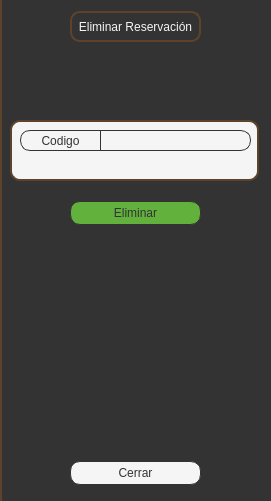
    <widget class="QWidget" name="Reservaciones_4" native="true">
     <property name="minimumSize">
      <size>
       <width>271</width>
       <height>501</height>
      </size>
     </property>
     <property name="maximumSize">
      <size>
       <width>271</width>
       <height>501</height>
      </size>
     </property>
     <property name="styleSheet">
      <string notr="true">background-color: #333333;
border-left: 2px solid #5d432c;
</string>
     </property>
     <widget class="QWidget" name="layoutWidget_18">
      <property name="geometry">
       <rect>
        <x>0</x>
        <y>460</y>
        <width>271</width>
        <height>26</height>
       </rect>
      </property>
      <layout class="QHBoxLayout" name="horizontalLayout_28">
       <item>
        <spacer name="horizontalSpacer_72">
         <property name="maximumSize">
          <size>
           <width>131</width>
           <height>24</height>
          </size>
         </property>
         <property name="orientation">
          <enum>Qt::Horizontal</enum>
         </property>
         <property name="sizeHint" stdset="0">
          <size>
           <width>40</width>
           <height>20</height>
          </size>
         </property>
        </spacer>
       </item>
       <item>
        <widget class="QPushButton" name="b_cerrar_resv_4">
         <property name="minimumSize">
          <size>
           <width>131</width>
           <height>24</height>
          </size>
         </property>
         <property name="maximumSize">
          <size>
           <width>131</width>
           <height>24</height>
          </size>
         </property>
         <property name="font">
          <font>
           <family>Segoe UI</family>
          </font>
         </property>
         <property name="styleSheet">
          <string notr="true">QPushButton {background-color: #f5f5f5;
        border: 1px solid #333333;
        border-radius: 10px;
		color: #333333
    }
    QPushButton:hover {background-color: #eaeaea;
    }
    QPushButton:pressed {background-color: #eaeaea;
    }</string>
         </property>
         <property name="text">
          <string>Cerrar</string>
         </property>
        </widget>
       </item>
       <item>
        <spacer name="horizontalSpacer_73">
         <property name="maximumSize">
          <size>
           <width>131</width>
           <height>24</height>
          </size>
         </property>
         <property name="orientation">
          <enum>Qt::Horizontal</enum>
         </property>
         <property name="sizeHint" stdset="0">
          <size>
           <width>40</width>
           <height>20</height>
          </size>
         </property>
        </spacer>
       </item>
      </layout>
     </widget>
     <widget class="QWidget" name="layoutWidget_19">
      <property name="geometry">
       <rect>
        <x>0</x>
        <y>10</y>
        <width>271</width>
        <height>33</height>
       </rect>
      </property>
      <layout class="QHBoxLayout" name="horizontalLayout_29">
       <item>
        <spacer name="horizontalSpacer_74">
         <property name="orientation">
          <enum>Qt::Horizontal</enum>
         </property>
         <property name="sizeHint" stdset="0">
          <size>
           <width>40</width>
           <height>20</height>
          </size>
         </property>
        </spacer>
       </item>
       <item>
        <widget class="QLabel" name="label_31">
         <property name="minimumSize">
          <size>
           <width>131</width>
           <height>31</height>
          </size>
         </property>
         <property name="maximumSize">
          <size>
           <width>131</width>
           <height>31</height>
          </size>
         </property>
         <property name="font">
          <font>
           <family>Segoe UI</family>
          </font>
         </property>
         <property name="styleSheet">
          <string notr="true">background-color: #333333;
border: 2px solid #5d432c;
border-radius: 10px;
color: #f5f5f5</string>
         </property>
         <property name="text">
          <string>Eliminar Reservación</string>
         </property>
         <property name="alignment">
          <set>Qt::AlignCenter</set>
         </property>
        </widget>
       </item>
       <item>
        <spacer name="horizontalSpacer_75">
         <property name="orientation">
          <enum>Qt::Horizontal</enum>
         </property>
         <property name="sizeHint" stdset="0">
          <size>
           <width>40</width>
           <height>20</height>
          </size>
         </property>
        </spacer>
       </item>
      </layout>
     </widget>
     <widget class="QWidget" name="layoutWidget_21">
      <property name="geometry">
       <rect>
        <x>0</x>
        <y>200</y>
        <width>271</width>
        <height>26</height>
       </rect>
      </property>
      <layout class="QHBoxLayout" name="horizontalLayout_31">
       <item>
        <spacer name="horizontalSpacer_78">
         <property name="maximumSize">
          <size>
           <width>131</width>
           <height>24</height>
          </size>
         </property>
         <property name="orientation">
          <enum>Qt::Horizontal</enum>
         </property>
         <property name="sizeHint" stdset="0">
          <size>
           <width>40</width>
           <height>20</height>
          </size>
         </property>
        </spacer>
       </item>
       <item>
        <widget class="QPushButton" name="b_eliminar_resv_4">
         <property name="minimumSize">
          <size>
           <width>131</width>
           <height>24</height>
          </size>
         </property>
         <property name="maximumSize">
          <size>
           <width>131</width>
           <height>24</height>
          </size>
         </property>
         <property name="font">
          <font>
           <family>Segoe UI</family>
          </font>
         </property>
         <property name="styleSheet">
          <string notr="true">QPushButton {background-color: #62b13d;
        border: 1px solid #333333;
        border-radius: 10px;
		color: #333333
    }
    QPushButton:hover {background-color: #6dc143;
    }
    QPushButton:pressed {background-color: #6cc644;
    }</string>
         </property>
         <property name="text">
          <string>Eliminar</string>
         </property>
        </widget>
       </item>
       <item>
        <spacer name="horizontalSpacer_79">
         <property name="maximumSize">
          <size>
           <width>131</width>
           <height>24</height>
          </size>
         </property>
         <property name="orientation">
          <enum>Qt::Horizontal</enum>
         </property>
         <property name="sizeHint" stdset="0">
          <size>
           <width>40</width>
           <height>20</height>
          </size>
         </property>
        </spacer>
       </item>
      </layout>
     </widget>
     <widget class="QWidget" name="widget_21" native="true">
      <property name="geometry">
       <rect>
        <x>10</x>
        <y>120</y>
        <width>249</width>
        <height>61</height>
       </rect>
      </property>
      <property name="styleSheet">
       <string notr="true">background-color: #f5f5f5;
border: 2px solid #5d432c;
border-radius: 10px;</string>
      </property>
      <widget class="QWidget" name="widget_22" native="true">
       <property name="geometry">
        <rect>
         <x>10</x>
         <y>10</y>
         <width>231</width>
         <height>41</height>
        </rect>
       </property>
       <property name="minimumSize">
        <size>
         <width>231</width>
         <height>41</height>
        </size>
       </property>
       <property name="styleSheet">
        <string notr="true">border: 0px</string>
       </property>
       <widget class="QLabel" name="label_32">
        <property name="geometry">
         <rect>
          <x>0</x>
          <y>0</y>
          <width>81</width>
          <height>21</height>
         </rect>
        </property>
        <property name="font">
         <font>
          <family>Segoe UI</family>
         </font>
        </property>
        <property name="styleSheet">
         <string notr="true">background-color: #f5f5f5;
color: #333333;
border: 1px solid #333333;
border-top-right-radius: 20px;
border-bottom-right-radius: 20px;</string>
        </property>
        <property name="text">
         <string>Codigo</string>
        </property>
        <property name="alignment">
         <set>Qt::AlignCenter</set>
        </property>
       </widget>
       <widget class="QLineEdit" name="resv_4_codigo">
        <property name="geometry">
         <rect>
          <x>80</x>
          <y>0</y>
          <width>151</width>
          <height>21</height>
         </rect>
        </property>
        <property name="font">
         <font>
          <family>Segoe UI</family>
         </font>
        </property>
        <property name="styleSheet">
         <string notr="true">border: 1px solid #333333;
border-top-left-radius: 20px;
border-bottom-left-radius: 20px;</string>
        </property>
        <property name="alignment">
         <set>Qt::AlignCenter</set>
        </property>
       </widget>
      </widget>
     </widget>
    </widget>
